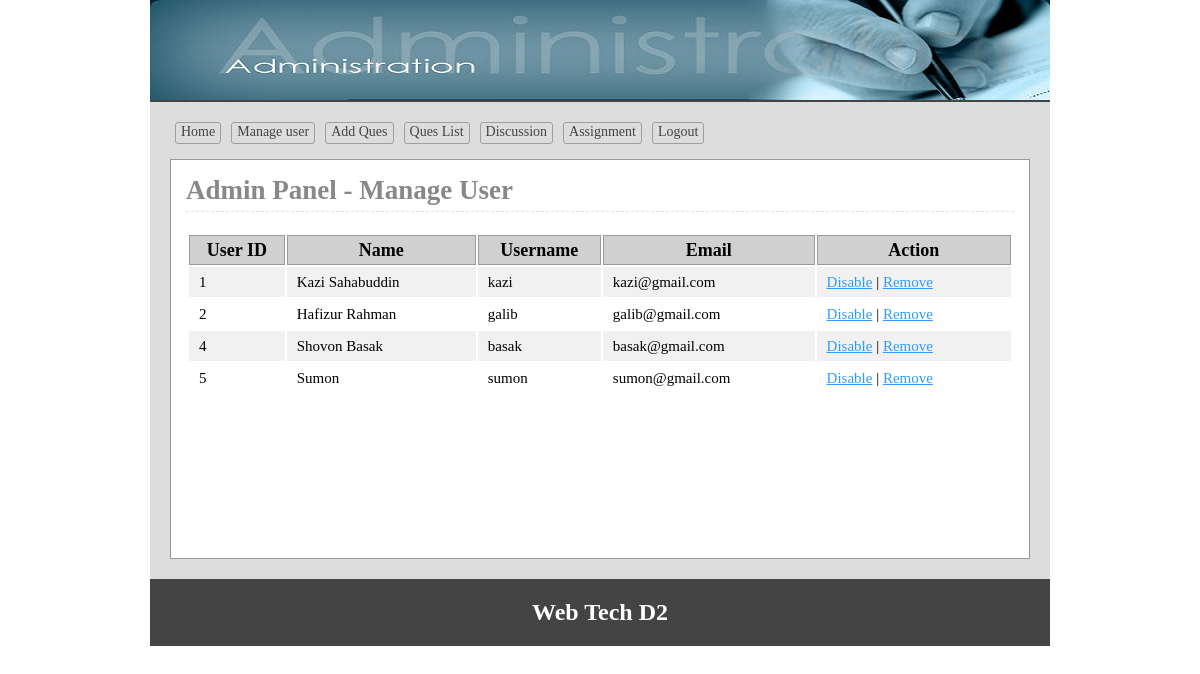
Page /admin/users.php (signed in) on the committed database.
### tables this page shows
CREATE TABLE `user` (
  `userid` int(11) NOT NULL,
  `name` varchar(60) NOT NULL,
  `username` varchar(30) NOT NULL,
  `password` varchar(32) NOT NULL,
  `email` varchar(255) NOT NULL,
  `status` int(11) NOT NULL DEFAULT '0'
);

### lib/Database.php (called while the page is built, shortened)
<?php
Class Database{
	public $host   = DB_HOST;
	public $user   = DB_USER;
	public $pass   = DB_PASS;
	public $dbname = DB_NAME;
	public $link;
	private function connectDB(){
	$this->link = new mysqli($this->host, $this->user, $this->pass, $this->dbname);
 }
	public function select($query){
		$result = $this->link->query($query) or die($this->link->error.__LINE__);
		if($result->num_rows > 0){
			return $result;
		} else {
			return false;
		}
	}
}

### classes/User.php (called while the page is built, shortened)
<?php
	$filepath = realpath(dirname(__FILE__));
	include_once ($filepath.'/../lib/Database.php');
class User
{
	private $db;
	function __construct()
	{
		$this->db= new Database();
	}
	public function getAllUser(){
		$query = "SELECT * FROM user";
		$result = $this->db->select($query);
		return $result;
	}
}
?>

### admin/users.php (the view, shortened to what this page needs)
<?php
    $filepath = realpath(dirname(__FILE__));
	include_once ($filepath.'/inc/header.php');
	include_once ($filepath.'/../classes/User.php');
	$usr = new User();
?>
<div class="main">
<h1>Admin Panel - Manage User</h1>
	<div class="manageuser">
		<table class="tblone">
			<tr>
				<th>User ID</th>
				<th>Name</th>
				<th>Username</th>
				<th>Email</th>
				<th>Action</th>
			</tr>
			<?php
			$userData= $usr->getAllUser();
			if ($userData) {
				while ($value = $userData->fetch_assoc()) {
			?>
			<tr>
				<td>
				<?php
				if ($value['status']=='1'){
					echo "<span class='error'>".$value['userid']."</span>";
				} else {
							echo $value['userid'];
				}
				?>
				</td>
				<td>
				<?php
				if ($value['status']=='1'){
					echo "<span class='error'>".$value['name']."</span>";
				} else {
							echo $value['name'];
				}
				?>
				</td>
				<td>
				<?php
				if ($value['status']=='1'){
					echo "<span class='error'>".$value['username']."</span>";
				} else {
							echo $value['username'];
				}
				?>
				</td>
				<td>
					<?php
				if ($value['status']=='1'){
					echo "<span class='error'>".$value['email']."</span>";
				} else {
							echo $value['email'];
				}
				?>
				</td>
				<td>
				<?php if ($value['status']=='0') {?>
				 	<a onclick="return confirm('Are you sure to Disable')" href=" ?dis= <?php echo $value['userid'];?>">Disable</a>
				<?php } else {?>
					<a onclick="return confirm('Are you sure to Enable')" href=" ?ena= <?php echo $value['userid'];?>">Enable</a>
				<?php } ?>
				 |
				<a onclick="return confirm('Are you sure to Remove')" href=" ?del= <?php echo $value['userid'];?>">Remove</a>
				</td>
			</tr>
			<?php
				}
			}
			?>
		</table>
	</div>
</div>
<?php include 'inc/footer.php'; ?>

### admin/css/admin.css (style rules this page uses)
* { margin:0;padding:0;outline:none }
body { font-family:verdana }
.tblone { width:100%;border:1px solid #fff;margin:20px 0 }
.tblone td { font-size: 15px; padding: 5px 10px; }
table.tblone th { background-color: #d0d0d0; border: 1px solid #999; }
table.tblone tr:nth-child(2n+1) { background:#fff;height:30px; }
table.tblone tr:nth-child(2n) { background:#f1f1f1;height:30px; }
.tblone td a { color:#3399FF; }
.main { background: #fff none repeat scroll 0 0; border: 1px solid #999; margin-top: 10px; min-height: 368px; padding: 15px; width: 828px; }
.main h1 { border-bottom: 1px dashed #ddd; color: #888; margin: 0 0 5px; padding-bottom: 5px; }

### rows in the picture
user: userid "1", name "Kazi Sahabuddin", username "kazi", email "kazi@gmail.com"
user: userid "2", name "Hafizur Rahman", username "galib", email "galib@gmail.com"
user: userid "4", name "Shovon Basak", username "basak", email "basak@gmail.com"
user: userid "5", name "Sumon", username "sumon", email "sumon@gmail.com"
